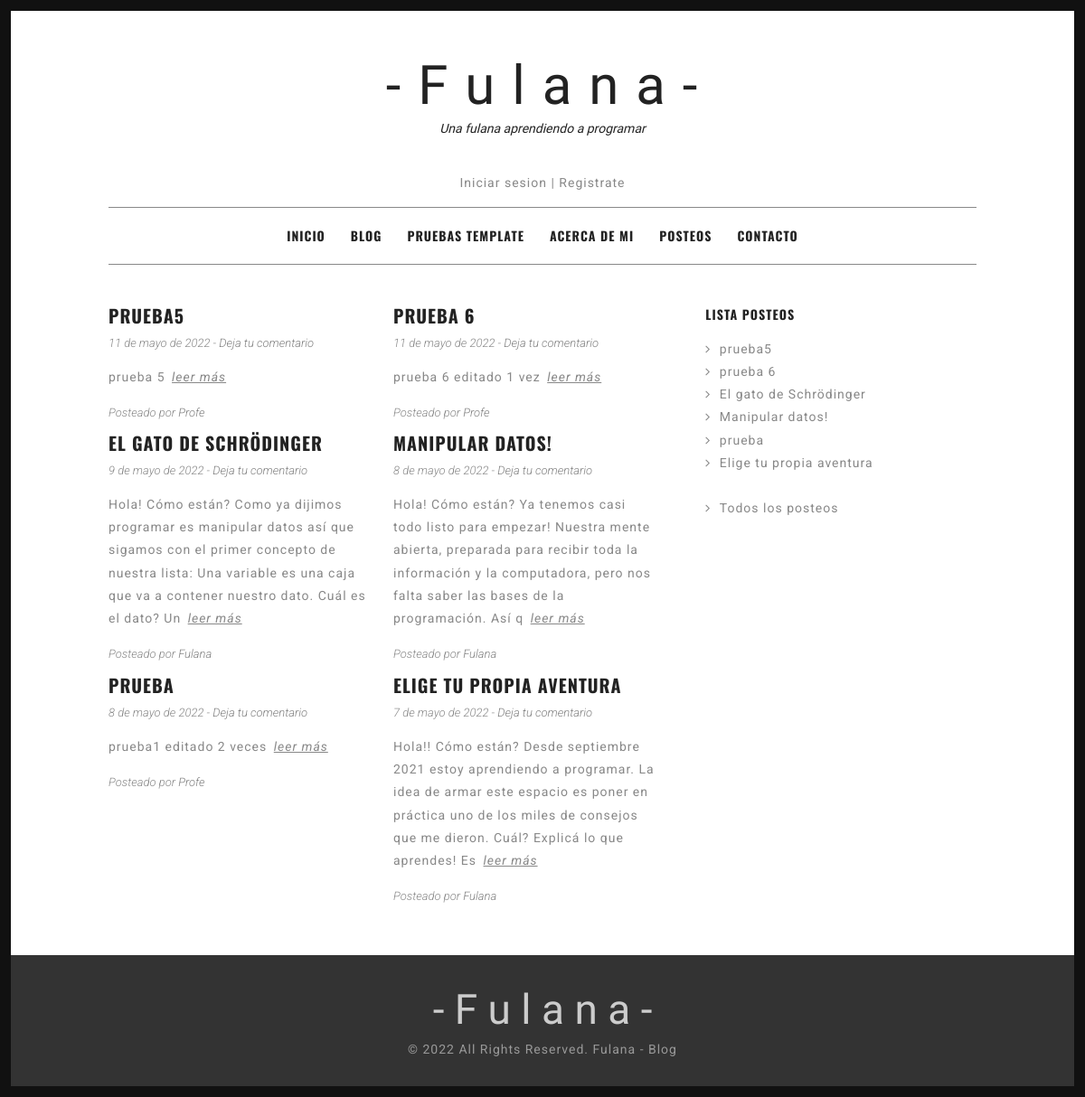
The app's page /AppFulana/blog with its own data.
### AppFulana/models.py (models this page shows, shortened)
class Posteo (models.Model):
    fechaPosteo = models.DateField()
    tituloPosteo = models.CharField(max_length=130)
    autorPosteo = models.ForeignKey(User, on_delete=models.CASCADE)
    bodyPosteo = models.TextField()
    class Meta:
        verbose_name = "Posteo"
        verbose_name_plural = "Posteos"

### AppFulana/views.py (the view)
# urls.py: path('blog', views.BlogVista.as_view(), name="Blog"),
class BlogVista (ListView):
    model = Posteo
    template_name = "AppFulana/blog.html"
    paginate_by = 6
    ordering = ['-fechaPosteo']

### AppFulana/templates/AppFulana/blog.html (shortened to what this page needs)
{% extends "AppFulana/padre.html" %}
{% load static %}
{% block contenidoModificable %}
<div id="content" class="site-content">
    <div id="primary" class="content-area column two-thirds">
        <main id="main" class="site-main" role="main">
        <div class="grid bloggrid">
            {% for posteo in object_list %}
            <article>
            <header class="entry-header">
            <h1 class="entry-title"><a href="{% url 'PostIndividual' posteo.id %}" rel="bookmark">{{ posteo.tituloPosteo }}</a></h1>
            <div class="entry-meta">
                <span class="posted-on"><time class="entry-date published">{{ posteo.fechaPosteo }}</time></span>
                <span class="comments-link"><a href="#">Deja tu comentario</a></span>
            </div>
            </header>
            <div class="entry-summary">
                <p>
                    {{ posteo.bodyPosteo|slice:":200"}} <a class="more-link" href="{% url 'PostIndividual' posteo.id %}">Leer más</a>
                </p>
            </div>
            <footer class="entry-footer">
            <span class="cat-links">
            Posteado por <a href="#" rel="category tag">{{posteo.autorPosteo}}</a>
            </span>
            </footer>
            </article>
            {% endfor %}
        </div>
        <nav class="pagination"></nav>
        </main>
    </div>
    <div id="secondary" class="column third">
        <div id="sidebar-1" class="widget-area" role="complementary">
            <aside id="recent-posts-2" class="widget widget_recent_entries">
            <h4 class="widget-title">Lista posteos</h4>
            <ul>{% for posteo in object_list %}
                <li>
                <a href="{% url 'PostIndividual' posteo.id %}">{{ posteo.tituloPosteo }}</a>
                </li>
                {%endfor%}
                <br>
                <li>
                <a href="{% url 'TodosLosPosteos' %}">Todos los posteos</a>
                </li>
            </ul>
            </aside>
        </div>
    </div>
</div>
</div>
{% endblock %}

### records on screen
Posteo: tituloPosteo "PRUEBA5", fechaPosteo "11 de mayo de 2022", bodyPosteo "prueba 5", autorPosteo "Profe", tituloPosteo "prueba5"
Posteo: tituloPosteo "PRUEBA 6", fechaPosteo "11 de mayo de 2022", bodyPosteo "prueba 6 editado 1 vez", autorPosteo "Profe", tituloPosteo "prueba 6"
Posteo: tituloPosteo "EL GATO DE SCHRÖDINGER", fechaPosteo "9 de mayo de 2022", bodyPosteo "Hola! Cómo están? Como ya dijimos programar es manipular datos así que sigamos con el primer concepto de nuestra lista: Una variable es una caja que va a contener nuestro dato. Cuál es el dato? Un", autorPosteo "Fulana", tituloPosteo "El gato de Schrödinger"
Posteo: tituloPosteo "MANIPULAR DATOS!", fechaPosteo "8 de mayo de 2022", bodyPosteo "Hola! Cómo están? Ya tenemos casi todo listo para empezar! Nuestra mente abierta, preparada para recibir toda la información y la computadora, pero nos falta saber las bases de la programación. Así q", autorPosteo "Fulana", tituloPosteo "Manipular datos!"
Posteo: tituloPosteo "PRUEBA", fechaPosteo "8 de mayo de 2022", bodyPosteo "prueba1 editado 2 veces", autorPosteo "Profe", tituloPosteo "prueba"
Posteo: tituloPosteo "ELIGE TU PROPIA AVENTURA", fechaPosteo "7 de mayo de 2022", bodyPosteo "Hola!! Cómo están? Desde septiembre 2021 estoy aprendiendo a programar. La idea de armar este espacio es poner en práctica uno de los miles de consejos que me dieron. Cuál? Explicá lo que aprendes! Es", autorPosteo "Fulana", tituloPosteo "Elige tu propia aventura"
